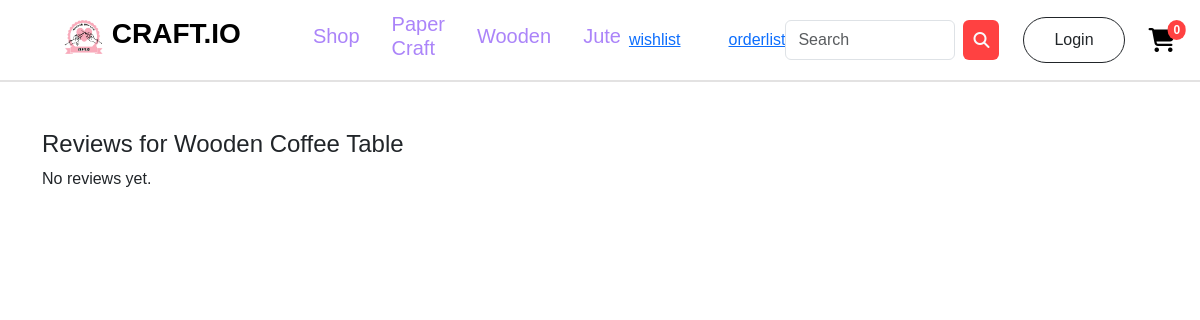
The page /customer/product/7/reviews/ on the database as committed earlier.
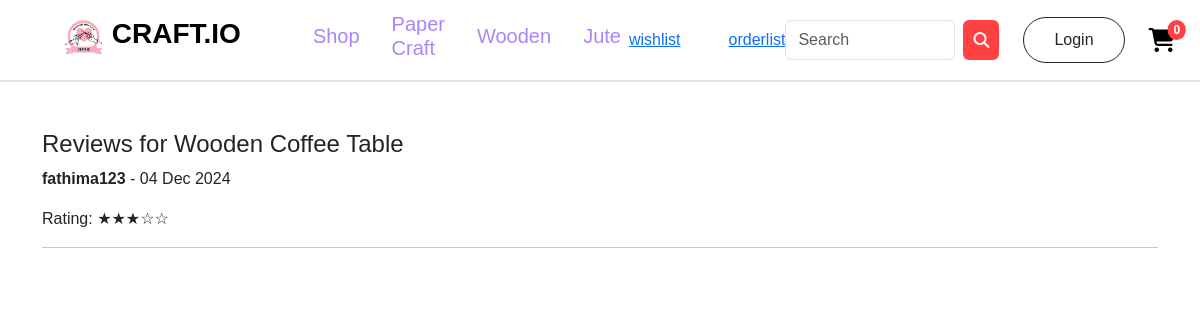
The same page on the database as committed later.
### account/models.py (models this page shows, shortened)
class ProductReview(models.Model):
    product = models.ForeignKey(Productss, on_delete=models.CASCADE, related_name='reviews')
    user = models.ForeignKey(User, on_delete=models.CASCADE)
    rating = models.IntegerField(choices=[(i, str(i)) for i in range(1, 6)], default=5)  # Ratings from 1 to 5
    comment = models.TextField(max_length=500, blank=True)
    created_at = models.DateTimeField(auto_now_add=True)

### customer/views.py (the view)
# urls.py: path('product/<int:pk>/reviews/', view_reviews, name='view_reviews'),
def view_reviews(request, pk):
    product = get_object_or_404(Productss, pk=pk)
    reviews = ProductReview.objects.filter(product=product)
    return render(request, 'view_reviews.html', {
        'product': product,
        'reviews': reviews
    })

### customer/context_processors.py (called while the page is built)
def item_count(request):
    if request.user.is_authenticated:
        cart_count=Cart.objects.filter(user=request.user).count()
        wishlist_count=Wishlist.objects.filter(user=request.user).count()
        order_count=Orders.objects.filter(user=request.user).count()
        return {'cart':cart_count,'wishlist':wishlist_count,'order':order_count}
    else:
        return {"cart":0,'wishlist':0,"order":0}

### customer/templatetags/custom_filters.py (called while the page is built)
@register.filter
def to(value, max_value):
    try:
        value = int(value)  # Try to convert the value to an integer
    except (ValueError, TypeError):
        value = 0  # If conversion fails, default to 0
    filled_stars = '★' * value
    empty_stars = '☆' * (max_value - value)
    return filled_stars + empty_stars

### customer/templates/view_reviews.html (shortened to what this page needs)
{% extends 'navbar.html' %}
{% block nav %}
{% load custom_filters %}
<div class="container mt-5">
    <h4>Reviews for {{ product.title }}</h4>
    <div>
        {% for review in reviews %}
            <div>
                <p><b>{{ review.user.username }}</b> - {{ review.created_at|date:"d M Y" }}</p>
                <p>Rating:
                    {% with review.rating as rating %}
                        {{ rating|to:5 }}
                    {% endwith %}
                </p>
            </div>
            <hr>
        {% empty %}
            <p>No reviews yet.</p>
        {% endfor %}
    </div>
</div>
{% endblock %}

Rows that differ between the two databases and show on the page:
added ProductReview: user.username "fathima123", created_at "04 Dec 2024", rating|to "★★★☆☆"
Other text that changed with them:
text no longer shown: "No reviews yet."
